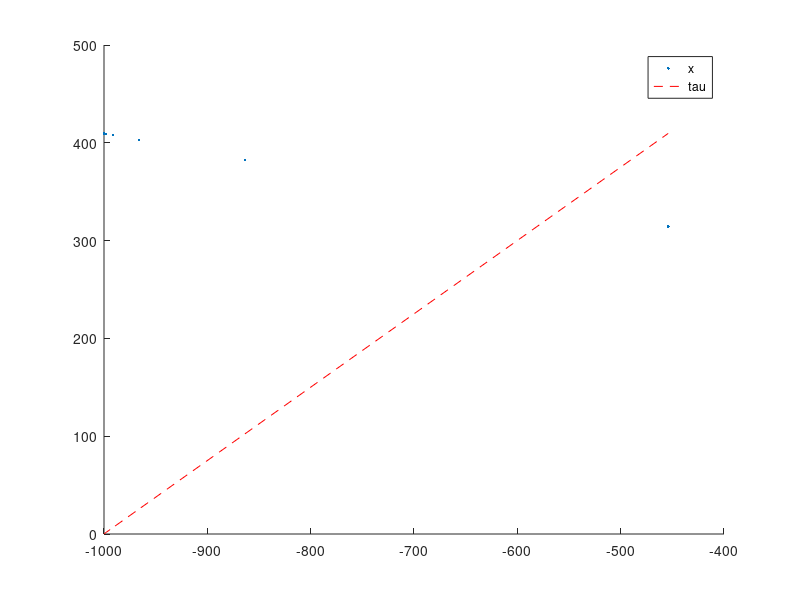

This figure's MATLAB source:
%adaptive_test_plot.m

clear all
close all

test_array = load('adaptive_testing.txt');

x = test_array(:,2);
t = test_array(:,1);
tau = test_array(:,3);

%Plot the data
figure
hold on
plot(t,x/max(x)*max(tau),'.')
plot(t,tau,'r--')
legend('x','tau','Location','Best')